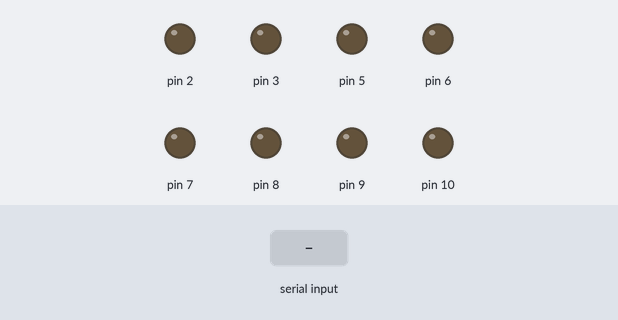
A sketch run on a simulated Arduino Uno, built with avr-gcc and run on an emulated ATmega328P. Shown: output pins drawn as LEDs (lit = HIGH). The test bench sets the inputs (shaded band).

Above: at 1.2 s.
1.3 s: "f" received over Serial
At 1.8 s:
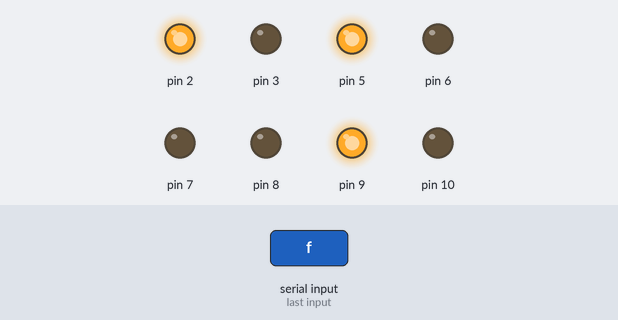
2.8 s: "b" received over Serial
At 4.0 s:
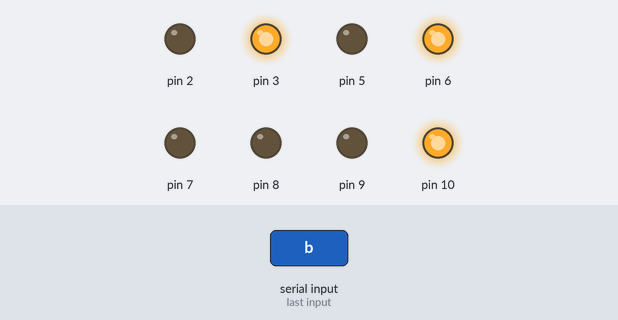
4.3 s: "l" received over Serial
At 5.3 s:
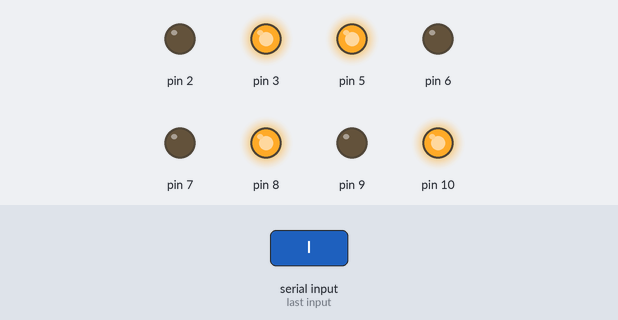
5.8 s: "r" received over Serial
At 6.4 s:
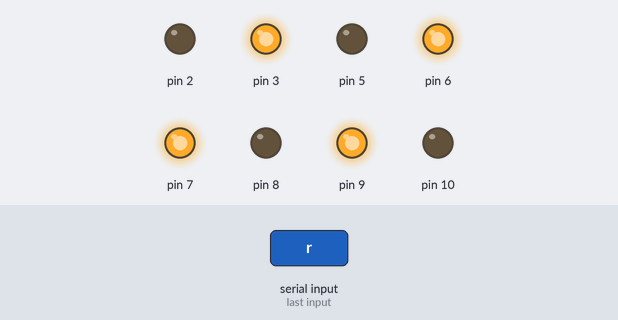
7.3 s: "s" received over Serial
At 8.5 s:
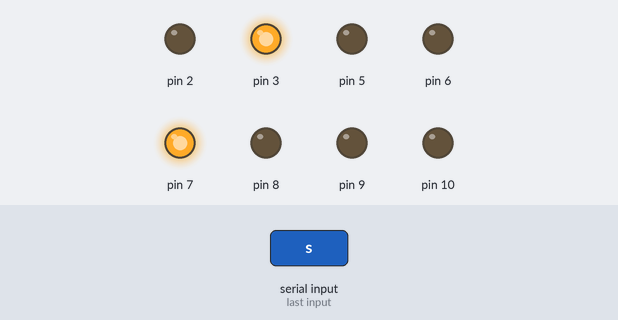
8.8 s: "f" received over Serial
At 9.9 s:
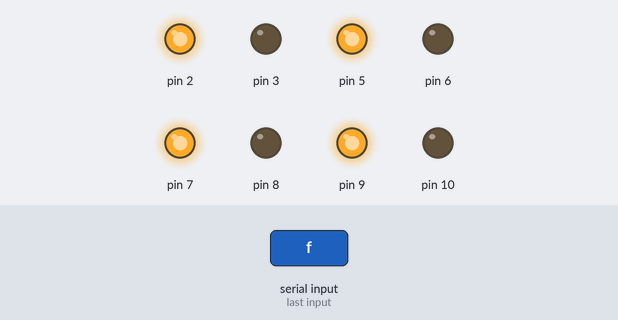
Timing chart, 0 to 11.3 s (numbered marks = the images above; inputs shaded):
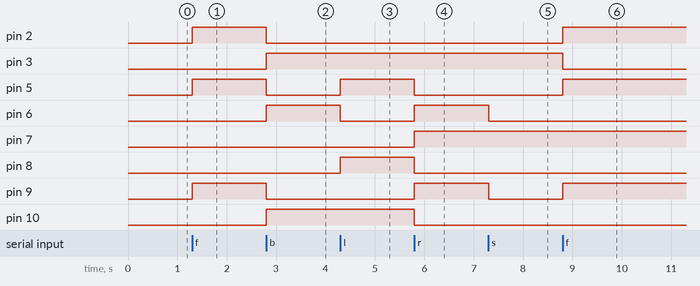

The sketch:

car.ino
```cpp
void setup()
{
  pinMode(5, OUTPUT);
  pinMode(6, OUTPUT);
  pinMode(9, OUTPUT);
  pinMode(10, OUTPUT);
  pinMode(2,OUTPUT);
  pinMode(3,OUTPUT);
  pinMode(7,OUTPUT);
  pinMode(8,OUTPUT);
  Serial.begin(9600);
}
int income=0;
void loop()
{
  if(Serial.available()>0)
    {
      income=Serial.read();
        switch(income)
        {
          case 'f':
              forward();
              break;
            case 'b':
              backward();
              break;
            case 'l':
              left();
              break;
            case 'r':
              right();
              break;
            case 's':
              stop();
              break;
            default:
              break;
        }
    }
}
void forward()
{
  digitalWrite(5,HIGH);
  digitalWrite(6,LOW);
  digitalWrite(9,HIGH);
  digitalWrite(10,LOW);
  digitalWrite(2,HIGH);
  digitalWrite(3,LOW);
}

void backward()
{
  digitalWrite(6,HIGH);
  digitalWrite(5,LOW);
  digitalWrite(10,HIGH);
  digitalWrite(9,LOW);
  digitalWrite(3,HIGH);
  digitalWrite(2,LOW);
}

void left()
{
  digitalWrite(5,HIGH);
  digitalWrite(6,LOW);
  digitalWrite(10,HIGH);
  digitalWrite(9,LOW);
  digitalWrite(8,HIGH);
  digitalWrite(7,LOW);
}

void right()
{
  digitalWrite(6,HIGH);
  digitalWrite(5,LOW);
  digitalWrite(9,HIGH);
  digitalWrite(10,LOW);
  digitalWrite(7,HIGH);
  digitalWrite(8,LOW);
}

void stop()
{
  digitalWrite(5,LOW);
  digitalWrite(6,LOW);
  digitalWrite(9,LOW);
  digitalWrite(10,LOW);
}
```

Measured:
- after the input at 1.3 s, pin 2, pin 5, pin 9: LOW → HIGH at once
- after the input at 2.8 s, pin 2, pin 5, pin 9: HIGH → LOW at once; pin 3, pin 6, pin 10: LOW → HIGH at once
- after the input at 4.3 s, pin 5, pin 8: LOW → HIGH at once; pin 6: HIGH → LOW at once
- after the input at 5.8 s, pin 5, pin 8, pin 10: HIGH → LOW at once; pin 6, pin 7, pin 9: LOW → HIGH at once
- after the input at 7.3 s, pin 6, pin 9: HIGH → LOW at once
- after the input at 8.8 s, pin 2, pin 5, pin 9: LOW → HIGH at once; pin 3: HIGH → LOW at once
